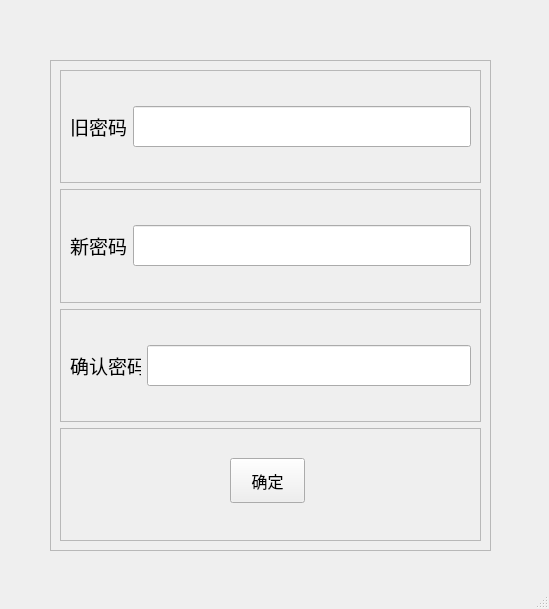
<?xml version="1.0" encoding="UTF-8"?>
<ui version="4.0">
 <class>MainWindow</class>
 <widget class="QMainWindow" name="MainWindow">
  <property name="geometry">
   <rect>
    <x>0</x>
    <y>0</y>
    <width>549</width>
    <height>609</height>
   </rect>
  </property>
  <property name="windowTitle">
   <string>修改密码</string>
  </property>
  <widget class="QWidget" name="centralwidget">
   <widget class="QFrame" name="frame">
    <property name="geometry">
     <rect>
      <x>50</x>
      <y>60</y>
      <width>441</width>
      <height>491</height>
     </rect>
    </property>
    <property name="frameShape">
     <enum>QFrame::StyledPanel</enum>
    </property>
    <property name="frameShadow">
     <enum>QFrame::Raised</enum>
    </property>
    <layout class="QVBoxLayout" name="verticalLayout">
     <item>
      <widget class="QFrame" name="frame_3">
       <property name="frameShape">
        <enum>QFrame::StyledPanel</enum>
       </property>
       <property name="frameShadow">
        <enum>QFrame::Raised</enum>
       </property>
       <layout class="QHBoxLayout" name="horizontalLayout_2">
        <item>
         <widget class="QLabel" name="label_21">
          <property name="maximumSize">
           <size>
            <width>71</width>
            <height>21</height>
           </size>
          </property>
          <property name="font">
           <font>
            <family>微软雅黑</family>
            <pointsize>14</pointsize>
           </font>
          </property>
          <property name="text">
           <string>旧密码</string>
          </property>
         </widget>
        </item>
        <item>
         <widget class="QLineEdit" name="old_password_line">
          <property name="minimumSize">
           <size>
            <width>211</width>
            <height>41</height>
           </size>
          </property>
         </widget>
        </item>
       </layout>
      </widget>
     </item>
     <item>
      <widget class="QFrame" name="frame_4">
       <property name="frameShape">
        <enum>QFrame::StyledPanel</enum>
       </property>
       <property name="frameShadow">
        <enum>QFrame::Raised</enum>
       </property>
       <layout class="QHBoxLayout" name="horizontalLayout_3">
        <item>
         <widget class="QLabel" name="label_22">
          <property name="maximumSize">
           <size>
            <width>71</width>
            <height>21</height>
           </size>
          </property>
          <property name="font">
           <font>
            <family>微软雅黑</family>
            <pointsize>14</pointsize>
           </font>
          </property>
          <property name="text">
           <string>新密码</string>
          </property>
         </widget>
        </item>
        <item>
         <widget class="QLineEdit" name="newpassword_line">
          <property name="minimumSize">
           <size>
            <width>211</width>
            <height>41</height>
           </size>
          </property>
         </widget>
        </item>
       </layout>
      </widget>
     </item>
     <item>
      <widget class="QFrame" name="frame_5">
       <property name="frameShape">
        <enum>QFrame::StyledPanel</enum>
       </property>
       <property name="frameShadow">
        <enum>QFrame::Raised</enum>
       </property>
       <layout class="QHBoxLayout" name="horizontalLayout_4">
        <item>
         <widget class="QLabel" name="label_23">
          <property name="maximumSize">
           <size>
            <width>71</width>
            <height>21</height>
           </size>
          </property>
          <property name="font">
           <font>
            <family>微软雅黑</family>
            <pointsize>14</pointsize>
           </font>
          </property>
          <property name="text">
           <string>确认密码</string>
          </property>
         </widget>
        </item>
        <item>
         <widget class="QLineEdit" name="twice_password_line">
          <property name="minimumSize">
           <size>
            <width>211</width>
            <height>41</height>
           </size>
          </property>
         </widget>
        </item>
       </layout>
      </widget>
     </item>
     <item>
      <widget class="QFrame" name="frame_6">
       <property name="frameShape">
        <enum>QFrame::StyledPanel</enum>
       </property>
       <property name="frameShadow">
        <enum>QFrame::Raised</enum>
       </property>
       <widget class="QPushButton" name="submit_button">
        <property name="geometry">
         <rect>
          <x>170</x>
          <y>30</y>
          <width>75</width>
          <height>45</height>
         </rect>
        </property>
        <property name="minimumSize">
         <size>
          <width>75</width>
          <height>45</height>
         </size>
        </property>
        <property name="maximumSize">
         <size>
          <width>75</width>
          <height>45</height>
         </size>
        </property>
        <property name="font">
         <font>
          <family>微软雅黑</family>
          <pointsize>12</pointsize>
         </font>
        </property>
        <property name="text">
         <string>确定</string>
        </property>
        <property name="autoDefault">
         <bool>false</bool>
        </property>
       </widget>
      </widget>
     </item>
    </layout>
   </widget>
  </widget>
  <widget class="QStatusBar" name="statusbar"/>
 </widget>
 <resources/>
 <connections/>
</ui>
